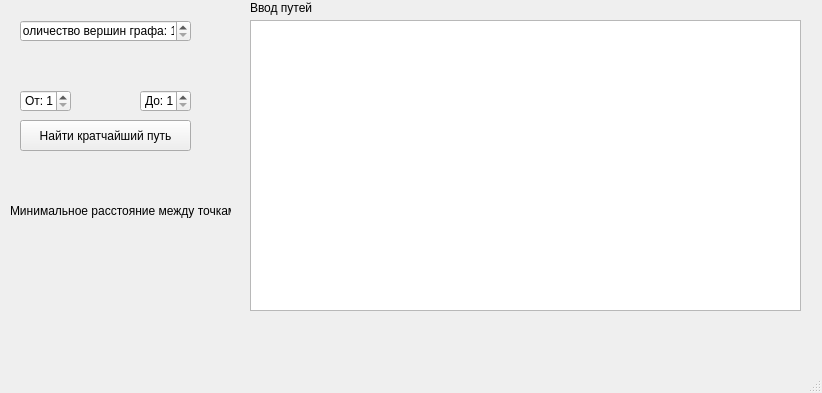
<?xml version="1.0" encoding="UTF-8"?>
<ui version="4.0">
 <class>MainWindow</class>
 <widget class="QMainWindow" name="MainWindow">
  <property name="enabled">
   <bool>true</bool>
  </property>
  <property name="geometry">
   <rect>
    <x>0</x>
    <y>0</y>
    <width>822</width>
    <height>393</height>
   </rect>
  </property>
  <property name="windowTitle">
   <string>MainWindow</string>
  </property>
  <widget class="QWidget" name="centralwidget">
   <widget class="QSpinBox" name="spinBox">
    <property name="enabled">
     <bool>true</bool>
    </property>
    <property name="geometry">
     <rect>
      <x>20</x>
      <y>20</y>
      <width>171</width>
      <height>22</height>
     </rect>
    </property>
    <property name="suffix">
     <string/>
    </property>
    <property name="prefix">
     <string>Количество вершин графа: </string>
    </property>
    <property name="minimum">
     <number>1</number>
    </property>
   </widget>
   <widget class="QTableWidget" name="tableWidget">
    <property name="geometry">
     <rect>
      <x>250</x>
      <y>20</y>
      <width>551</width>
      <height>291</height>
     </rect>
    </property>
   </widget>
   <widget class="QPushButton" name="pushButton">
    <property name="geometry">
     <rect>
      <x>20</x>
      <y>120</y>
      <width>171</width>
      <height>31</height>
     </rect>
    </property>
    <property name="text">
     <string>Найти кратчайший путь</string>
    </property>
   </widget>
   <widget class="QSpinBox" name="spinBox_2">
    <property name="geometry">
     <rect>
      <x>20</x>
      <y>90</y>
      <width>51</width>
      <height>22</height>
     </rect>
    </property>
    <property name="buttonSymbols">
     <enum>QAbstractSpinBox::UpDownArrows</enum>
    </property>
    <property name="prefix">
     <string>От: </string>
    </property>
    <property name="minimum">
     <number>1</number>
    </property>
   </widget>
   <widget class="QSpinBox" name="spinBox_3">
    <property name="geometry">
     <rect>
      <x>140</x>
      <y>90</y>
      <width>51</width>
      <height>22</height>
     </rect>
    </property>
    <property name="buttonSymbols">
     <enum>QAbstractSpinBox::UpDownArrows</enum>
    </property>
    <property name="prefix">
     <string>До: </string>
    </property>
    <property name="minimum">
     <number>1</number>
    </property>
   </widget>
   <widget class="QLabel" name="label">
    <property name="geometry">
     <rect>
      <x>10</x>
      <y>180</y>
      <width>221</width>
      <height>61</height>
     </rect>
    </property>
    <property name="lineWidth">
     <number>1</number>
    </property>
    <property name="text">
     <string>Минимальное расстояние между точками</string>
    </property>
    <property name="textFormat">
     <enum>Qt::AutoText</enum>
    </property>
    <property name="scaledContents">
     <bool>false</bool>
    </property>
   </widget>
   <widget class="QLabel" name="label_2">
    <property name="geometry">
     <rect>
      <x>250</x>
      <y>0</y>
      <width>71</width>
      <height>16</height>
     </rect>
    </property>
    <property name="text">
     <string>Ввод путей</string>
    </property>
   </widget>
  </widget>
  <widget class="QMenuBar" name="menubar">
   <property name="geometry">
    <rect>
     <x>0</x>
     <y>0</y>
     <width>822</width>
     <height>22</height>
    </rect>
   </property>
  </widget>
  <widget class="QStatusBar" name="statusbar"/>
 </widget>
 <resources/>
 <connections/>
</ui>
